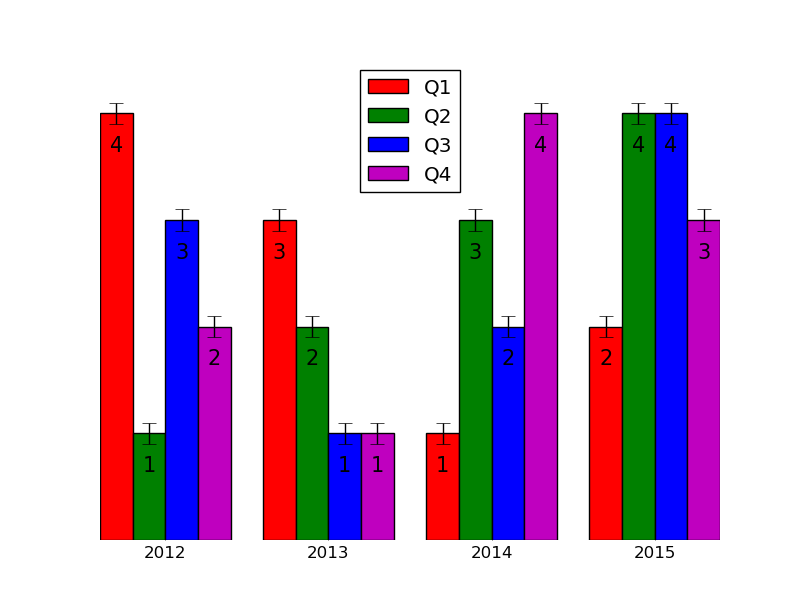

Write Python code to recreate this figure.
#!/usr/bin/env python
# -*- coding: utf-8 -*-

import matplotlib.pyplot as plt
import random
from matplotlib.ticker import AutoMinorLocator
from matplotlib.ticker import MultipleLocator, FormatStrFormatter
import matplotlib

def autolabel(rects, ax):
    """write the value inside each bar"""
    for rect in rects:
        height = rect.get_height()
        ax.text(rect.get_x()+rect.get_width()/2., height-0.4,
                '%d' % int(height), fontsize=15, ha='center', va='bottom')

def main():
	# plot a barchart with error bar
	fig, ax = plt.subplots()

	legends = ['Q1', 'Q2', 'Q3', 'Q4']
	# 4 groups, generate a random list with `random.sample(range(1, 5), 4)`
	groups = [	[4, 3, 1, 2],	# Q1
				[1, 2, 3, 4],	# Q2
				[3, 1, 2, 4],	# Q3
				[2, 1, 4, 3]]	# Q4

	colors = ['r', 'g', 'b', 'm']

	x = range(len(groups))
	list_rects = list()
	for idx, group in enumerate(groups):
		left = [i+idx*0.2 for i in x]

		rects = plt.bar(left, group, 
						width=0.2, 
						color=colors[idx], 
						yerr=0.1, ecolor='k', capsize=5,
						orientation='vertical')

		list_rects.append(rects)


	# write the value inside each bar 	
	for rects in list_rects:
		autolabel(rects, ax)

	# decoration 
	ax.legend(list_rects, legends, loc='best')

	# set xtick labels
	list_ticklabel = ['2012', '2013', '2014', '2015']
	ax.set_xticks([i+0.4 for i in x])
	ax.set_xticklabels(list_ticklabel)
	ax.set_xlim(0, max(x)+1-0.2)

	# Hide the right and top spines
	ax.spines['left'].set_visible(False)
	ax.spines['right'].set_visible(False)
	ax.spines['top'].set_visible(False)
	ax.spines['bottom'].set_visible(False)

	# Only show ticks on the bottom spine
	ax.xaxis.set_ticks_position('bottom')

	#ax.get_xaxis().set_visible(False)
	ax.get_yaxis().set_visible(False)
	#ax.set_frame_on(False)
	#ax.axis('off')

	out_file = 'barchart_errorbar.png'
	plt.savefig(out_file)
	plt.show()


if __name__ == '__main__':
	main()
